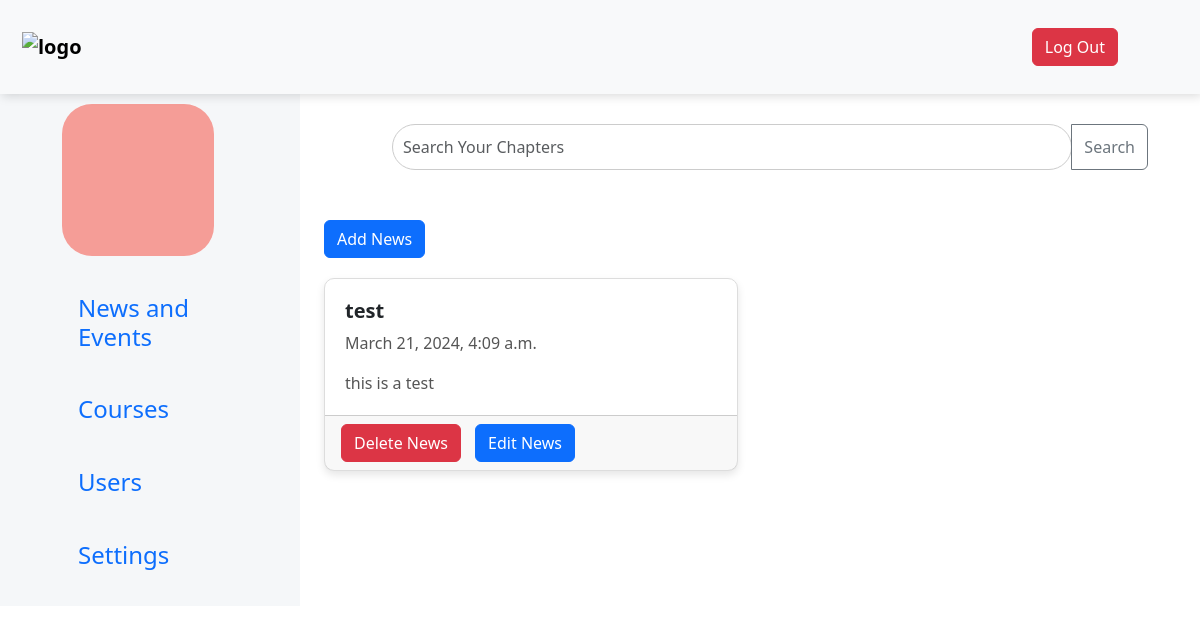
The page / (signed in) on the database as committed earlier.
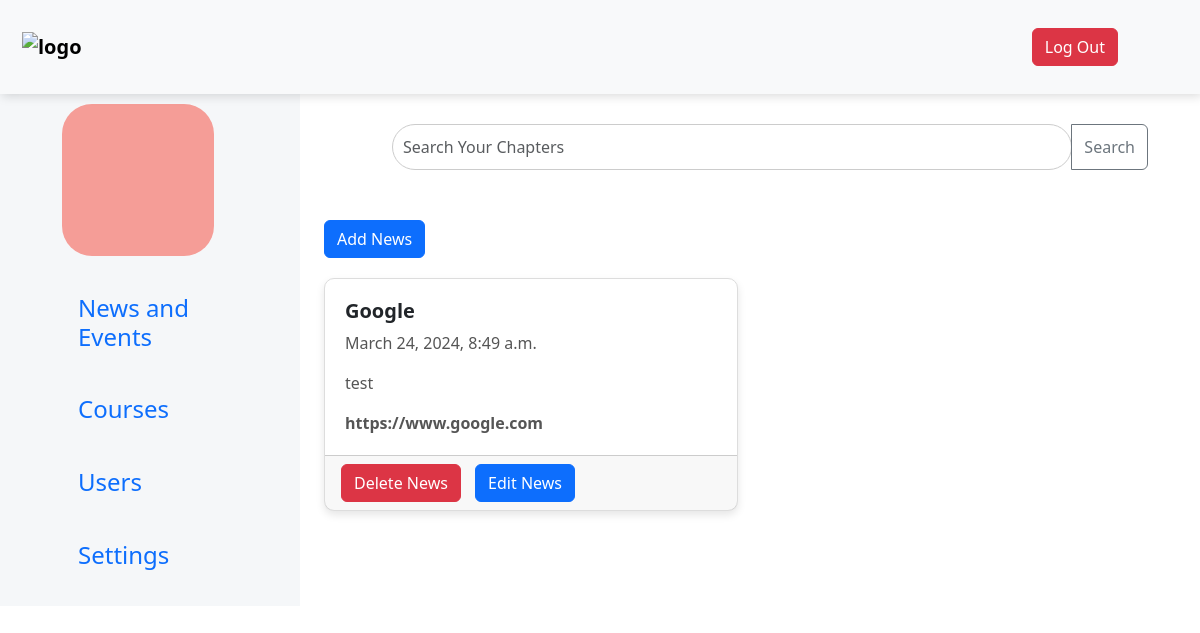
The same page on the database as committed later.
### core/models.py (models this page shows, shortened)
class NewsAndEvents(models.Model):
    title = models.CharField(max_length=200, null=True)
    summary = models.TextField(max_length=200, blank=True, null=True)
    updated_date = models.DateTimeField(auto_now=True, auto_now_add=False, null=True)
    upload_time = models.DateTimeField(auto_now=False, auto_now_add=True, null=True)
    links = models.URLField(max_length=200, blank=True, null=True)  # Field for links
    image = models.ImageField(upload_to='news/', blank=True, null=True,default="default.png")
    objects = NewsAndEventsManager()

### core/views.py (the view)
# urls.py: path("", home_view, name="home"),
@login_required
def home_view(request):
    items = NewsAndEvents.objects.all().order_by("-updated_date")
    module=Module.objects.all()
    chapter=Chapter.objects.all()
    context = {
        "title": "News & Events",
        "items": items,
        "module":module,
        "chapter":chapter,
        "current_session": Session.objects.filter(is_current_session=True).first(),  # Add current session to context
    }
    return render(request, "core/index.html", context)

### core/models.py (called while the page is built)
    def get_queryset(self):
        return NewsAndEventsQuerySet(self.model, using=self._db)

    def all(self):
        return self.get_queryset()

### templates/core/index.html (shortened to what this page needs)
{% extends 'base.html' %}
{% block content %}
<div class="container">
{% if request.user.is_admin %}
<div class="button-box">
    <a href="{% url 'add_item' %}"><button id="add-news-btn" class="btn btn-primary">Add News</button></a>
</div>{% endif %}
<div class="row">
{% for item in items %}
    <div class="col-md-6 mb-4">
        <div class="card h-100">
            <div class="card-body">
                <h5 class="card-title">{{item.title}}</h5>
                <p class="card-text">{{item.upload_time}}</p>
                <p class="card-text">{{item.summary}}</p>
                {%if item.links %}
                <a href="{{item.links}}" ><p class="card-text">{{item.links}}</p></a>
                {% endif %}
            </div>
            {% if request.user.is_admin %}
            <div class="card-footer">
                <a href="{% url 'delete_post' pk=item.id %}" class="btn btn-danger">Delete News</a>
                <a href="{% url 'edit_post' pk=item.id %}" class="btn btn-primary">Edit News</a>
            </div>
            {% endif %}
        </div>
    </div>
{% endfor %}
</div>
</div>
{% endblock %}

Rows that differ between the two databases and show on the page:
removed NewsAndEvents: title "test", upload_time "March 21, 2024, 4:09 a.m.", summary "this is a test"
added NewsAndEvents: title "Google", upload_time "March 24, 2024, 8:49 a.m.", summary "test", links "https://www.google.com"
